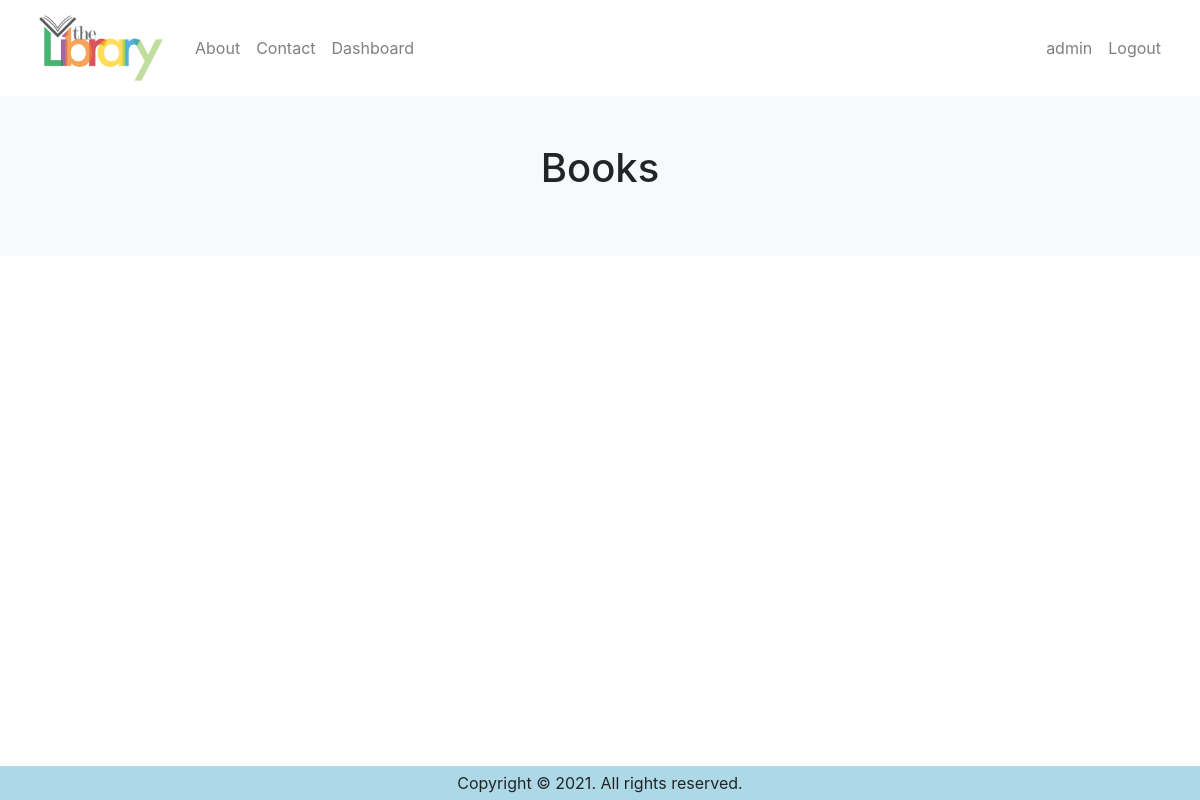
Before: /adminPanel/allbooks (signed in) with the older database file.
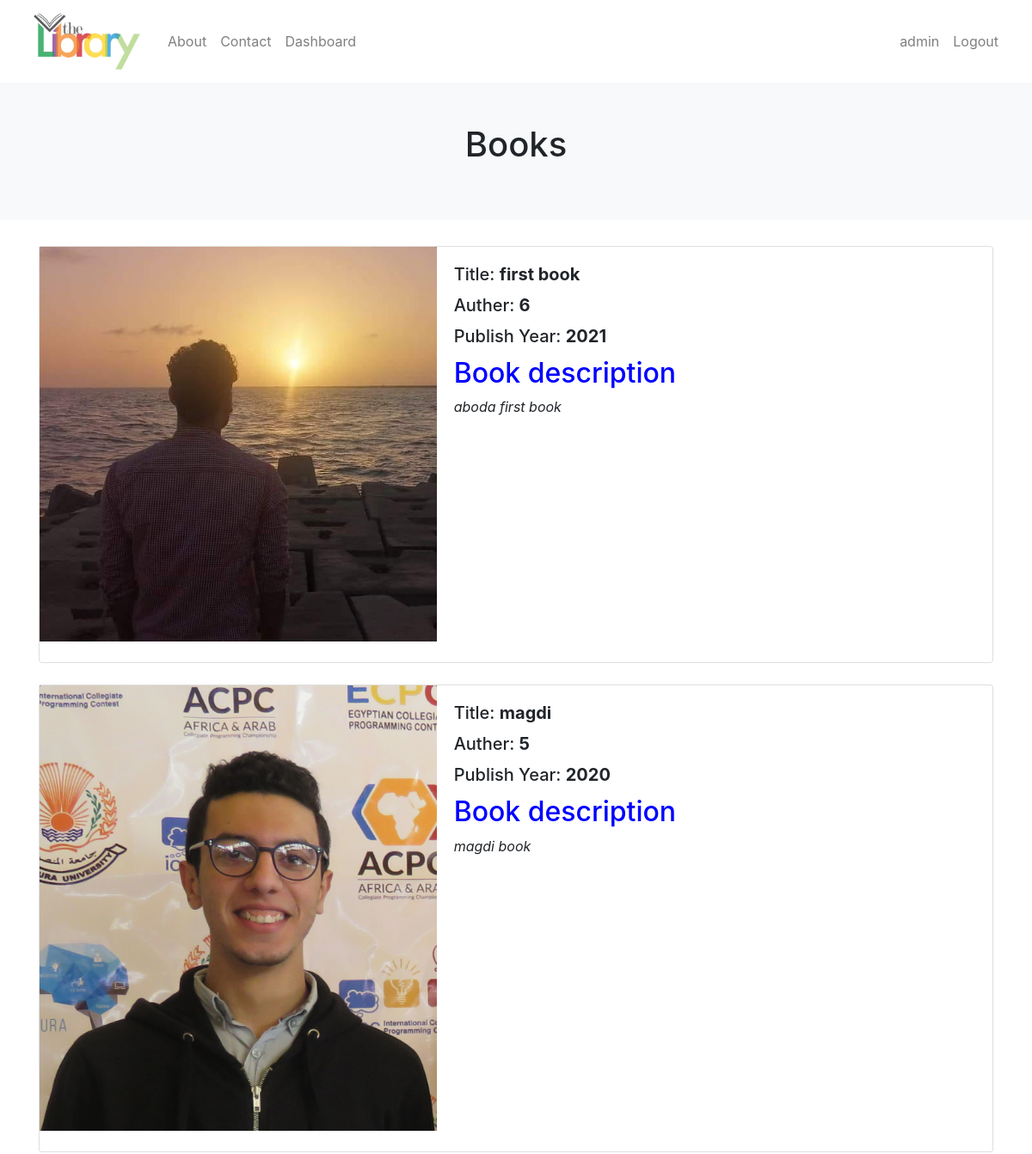
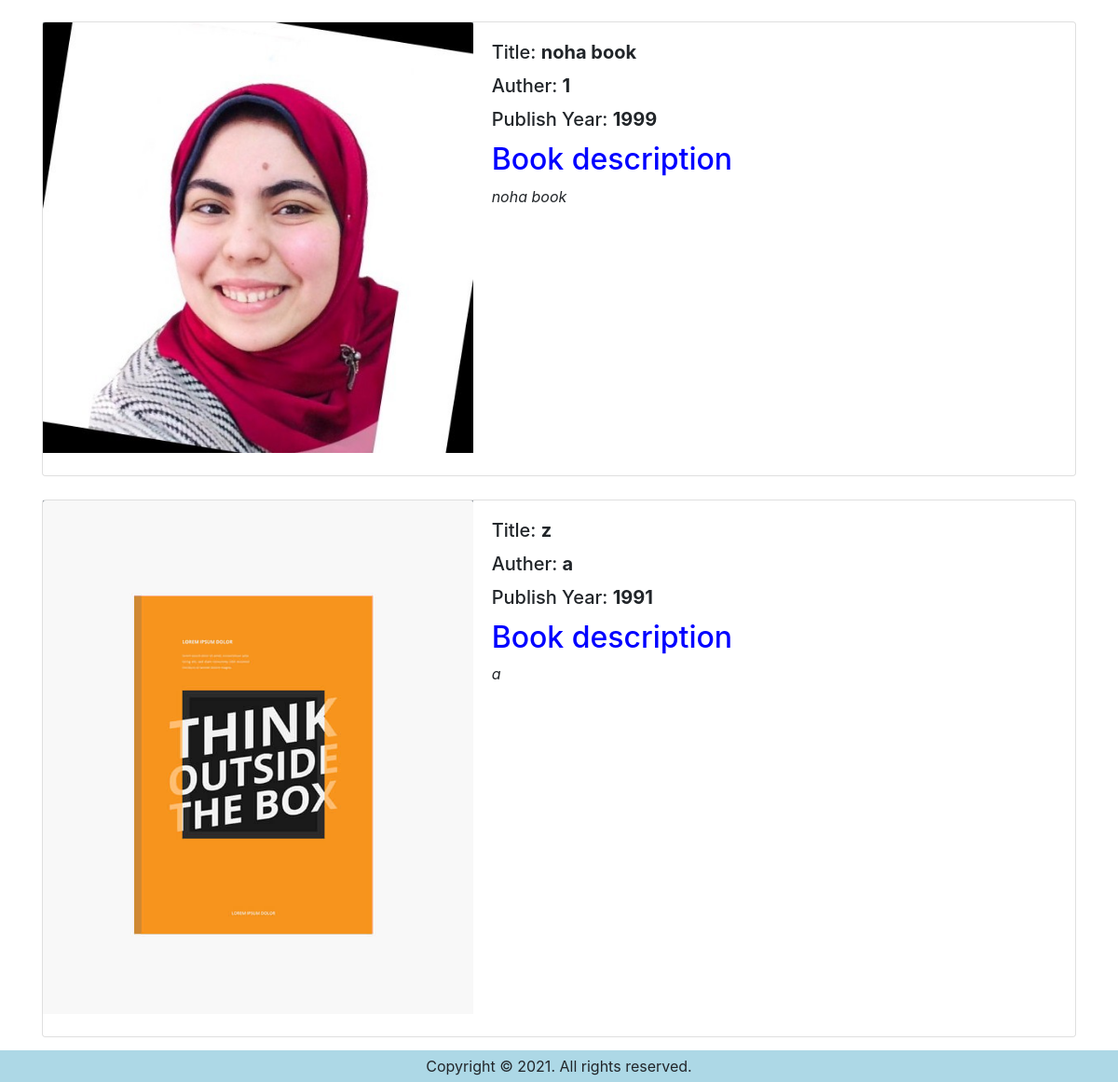
After: the same page with the newer database file (2 pictures, top to bottom).
### students/models.py (models this page shows, shortened)
class Book(models.Model):
	title = models.CharField(max_length=50)
	author = models.CharField(max_length=50)
	summary = models.TextField()
	ISBN = models.CharField(max_length=13)
	publish_year = models.IntegerField()
	pic = models.ImageField(upload_to='book_image', blank=True)
	return_date = models.DateField(blank=True, null=True)
	status = models.CharField(max_length=50, blank=True, null=True)

### shared/decorators.py (the view)
        def wrapper_fun(request, *args, **kwargs):
            if request.user.is_superuser:
                return view_func(request, *args, **kwargs)
            else:
                return HttpResponse('You are not authorized to view this page')

### adminDashboard/views.py (called while the page is built)
@login_required(login_url='/students/login')
@super()
def allbooks(request):
    books = Book.objects.all()
    img = Book.objects.all()
    context = {'books':books, 'img':img}
    return render(request, "adminDashboard/allbooks.html", context)

### adminDashboard/templates/adminDashboard/allbooks.html (shortened to what this page needs)
{% extends 'base.html' %}
{% load static %}
{% block content %}
<div class="p-5 text-center bg-light">
    <h1 class="mb-3">Books</h1>
</div>
<div class="container" style="margin-top: 30px;">
    <section class="cover">
       {% for book in books %}
        <div style="display: inline;">
            <div class="card" style="margin-top: 25px;">
                <div class="row no-gutters">
                    <div class="col-sm-5" style="background: #868e96;">
                        <img src="/media/{{ book.pic }}"class="card-img-top h-100" alt="...">
                    </div>
                    <div class="col-sm-7">
                        <div class="card-body">
                            <h5 class="card-title">Title: <b>{{ book.title }}</b></h5>
                            <h5 class="card-title">Auther: <b>{{ book.author }}</b></h5>
                            <h5 class="card-title">Publish Year: <b>{{ book.publish_year }}</b></h5>
                            <h2 style=" color:blue">Book description</h2>
                            <p class="card-text"><i>{{ book.summary }}</i></p>
                        </div>
                    </div>
                </div><br>
            </div>
        </div>
       {% endfor %}
    </section>
</div>
{% endblock content %}

Changed rows visible on the page:
added Book: pic (picture), title "first book", author "6", publish_year "2021", summary "aboda first book"
added Book: pic (picture), title "magdi", author "5", publish_year "2020", summary "magdi book"
added Book: pic (picture), title "noha book", author "1", publish_year "1999", summary "noha book"
added Book: pic (picture), title "z", author "a", publish_year "1991", summary "a"
